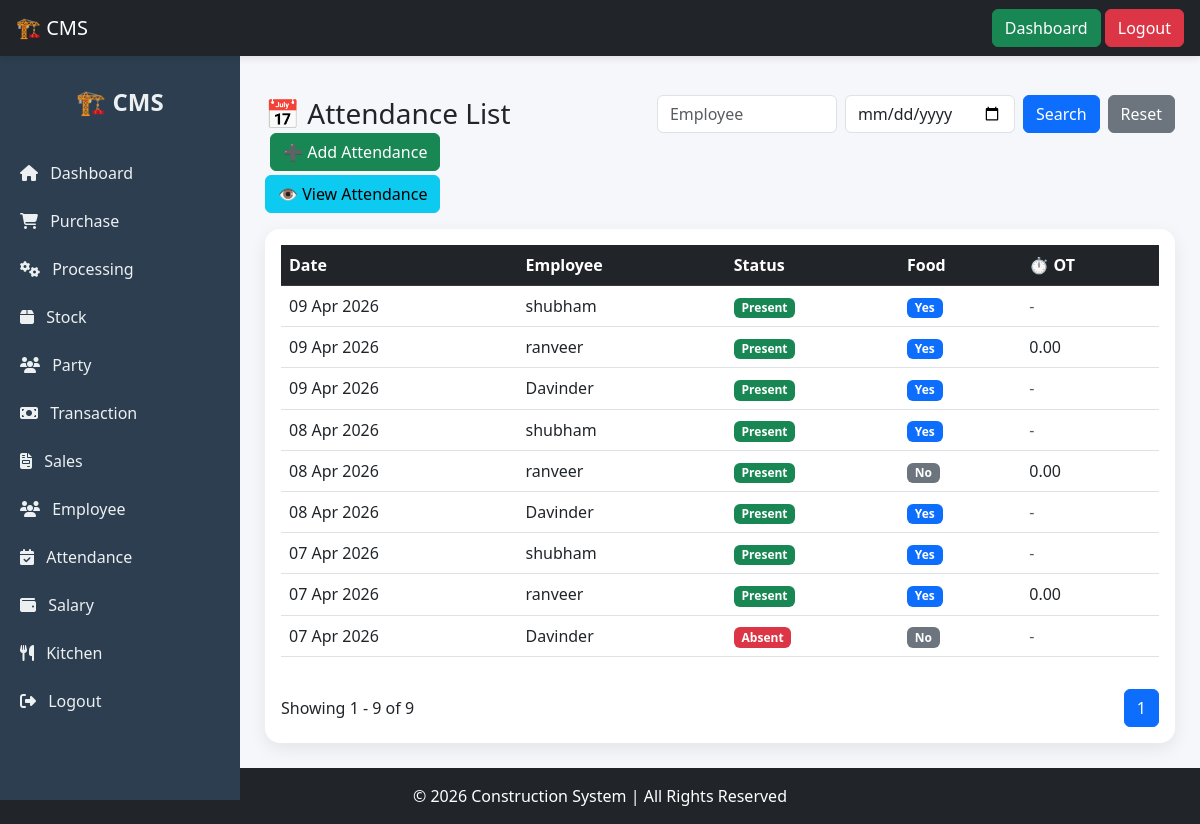
The page /attendance/?page=3&name=None&date=None (signed in) on the database as committed earlier.
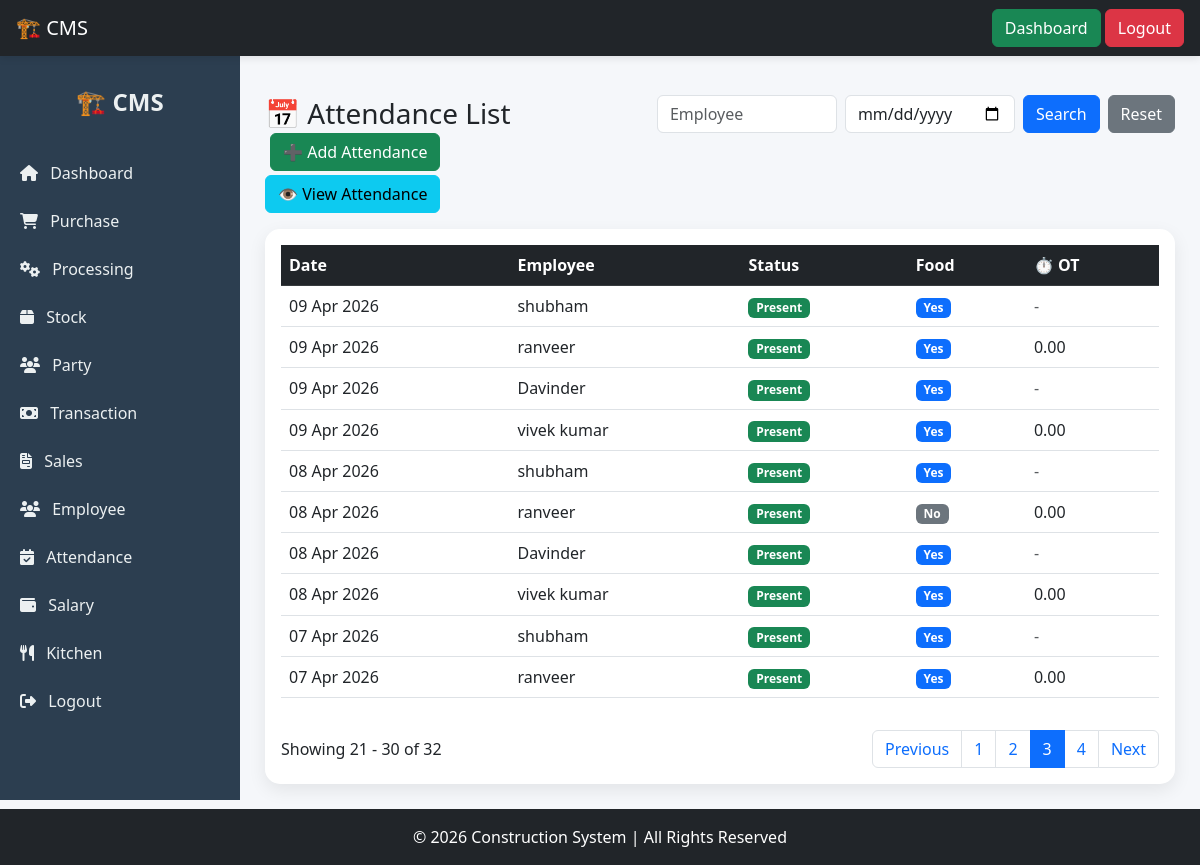
The same page on the database as committed later.
### mainapp/models.py (models this page shows, shortened)
class Attendance(models.Model):
    employee = models.ForeignKey(Employee, on_delete=models.CASCADE)
    date = models.DateField()
    status = models.CharField(
        max_length=20,
        choices=(
            ('present', 'Present'),
            ('absent', 'Absent'),
            ('leave', 'Leave'),          # unpaid leave
            ('paid_leave', 'Paid Leave'),# 🔥 add this
            ('half', 'Half Day'),
            ('weekly_off', 'Weekly Off'),
        ),
        default='present'
    )
    overtime_hours = models.DecimalField(max_digits=5, decimal_places=2, default=0)
    took_food = models.BooleanField(default=False)

class Employee(models.Model):
    EMPLOYEE_TYPE = (
        ('labour', 'Labour'),
        ('staff', 'Staff'),
        ('cook', 'Cook'),
    )
    SALARY_TYPE = (
        ('daily', 'Daily'),
        ('monthly', 'Monthly'),
    )
    name = models.CharField(max_length=255)
    phone = models.CharField(max_length=15, blank=True, null=True)
    employee_type = models.CharField(max_length=20, choices=EMPLOYEE_TYPE)
    salary_type = models.CharField(max_length=20, choices=SALARY_TYPE)
    daily_wage = models.DecimalField(max_digits=10, decimal_places=2, default=0)
    monthly_salary = models.DecimalField(max_digits=10, decimal_places=2, default=0)
    food_deduction = models.BooleanField(default=True)
    food_rate = models.DecimalField(max_digits=10, decimal_places=2, default=50)
    overtime_rate = models.DecimalField(max_digits=10, decimal_places=2, default=0)
    is_active = models.BooleanField(default=True)

### mainapp/views.py (the view)
# urls.py: path('attendance/', attendance_list, name='attendance_list'),
@login_required
def attendance_list(request):
    search_name = request.GET.get('name')
    search_date = request.GET.get('date')
    data = Attendance.objects.select_related('employee').order_by('-date')
    if search_name and search_name != "None":
        data = data.filter(employee__name__icontains=search_name)
    if search_date and search_date != "None":
        data = data.filter(date=search_date)
    paginator = Paginator(data, 10)
    page_number = request.GET.get('page')
    page_obj = paginator.get_page(page_number)
    return render(request, 'attendance/attendance_list.html', {
        'data': page_obj,
        'search_name': search_name if search_name != "None" else "",
        'search_date': search_date if search_date != "None" else "",
    })

### mainapp/templates/attendance/attendance_list.html (shortened to what this page needs)
{% extends "base2.html" %}
{% block content %}
<div class="d-flex justify-content-between align-items-center mb-3 flex-wrap">
    <h3 class="mb-0">📅 Attendance List</h3>
    <form method="GET" class="d-flex gap-2 align-items-center">
        <input type="text" name="name" value="{{ search_name|default:'' }}"
               class="form-control" placeholder="Employee"
               style="width: 180px;">
        <input type="date" name="date" value="{{ search_date }}"
               class="form-control"
               style="width: 170px;">
        <button class="btn btn-primary">Search</button>
        <a href="/attendance/" class="btn btn-secondary">Reset</a>
    </form>
    <div class="text-end">
        <a href="/attendance/add/" class="btn btn-success mb-1">
            ➕ Add Attendance
        </a>
        <br>
        <a href="/attendance/view/" class="btn btn-info">
            👁 View Attendance
        </a>
    </div>
</div>
<div class="card p-3">
    <div class="table-responsive">
        <table class="table table-hover">
            <thead class="table-dark">
                <tr>
                    <th>Date</th>
                    <th>Employee</th>
                    <th>Status</th>
                    <th>Food</th>
                    <th>⏱ OT</th>
                </tr>
            </thead>
            <tbody>
                {% for a in data %}
                <tr>
                    <td>{{ a.date|date:"d M Y" }}</td>
                    <td>{{ a.employee.name }}</td>
                    <td>
                        {% if a.status == 'present' %}
                            <span class="badge bg-success">Present</span>
                        {% elif a.status == 'absent' %}
                            <span class="badge bg-danger">Absent</span>
                        {% elif a.status == 'leave' %}
                            <span class="badge bg-warning text-dark">Leave</span>
                        {% elif a.status == 'paid_leave' %}
                            <span class="badge bg-info text-dark">Paid Leave</span>
                        {% elif a.status == 'half' %}
                            <span class="badge bg-secondary">Half Day</span>
                        {% else %}
                            <span class="badge bg-dark">Weekly Off</span>
                        {% endif %}
                    </td>
                    <td>
                        {% if a.took_food %}
                            <span class="badge bg-primary">Yes</span>
                        {% else %}
                            <span class="badge bg-secondary">No</span>
                        {% endif %}
                    </td>
                    <td>
                        {% if a.employee.employee_type == 'labour' %}
                            {{ a.overtime_hours }}
                        {% else %}
                            <span class="text-muted">-</span>
                        {% endif %}
                    </td>
                </tr>
                {% empty %}
                <tr>
                    <td colspan="4" class="text-center">No Attendance Found</td>
                </tr>
                {% endfor %}
            </tbody>
        </table>
    </div>
    <div class="d-flex justify-content-between align-items-center mt-3">
        <div>
            Showing {{ data.start_index }} - {{ data.end_index }} of {{ data.paginator.count }}
        </div>
        <ul class="pagination mb-0">
            {% if data.has_previous %}
            <li class="page-item">
                <a class="page-link" href="?page={{ data.previous_page_number }}&name={{ search_name }}&date={{ search_date }}">Previous</a>
            </li>
            {% endif %}
            {% for i in data.paginator.page_range %}
                {% if data.number == i %}
                    <li class="page-item active"><span class="page-link">{{ i }}</span></li>
                {% else %}
                    <li class="page-item">
                        <a class="page-link" href="?page={{ i }}&name={{ search_name }}&date={{ search_date }}">{{ i }}</a>
                    </li>
                {% endif %}
            {% endfor %}
            {% if data.has_next %}
            <li class="page-item">
                <a class="page-link" href="?page={{ data.next_page_number }}&name={{ search_name }}&date={{ search_date }}">Next</a>
            </li>
            {% endif %}
        </ul>
    </div>
</div>
{% endblock %}

### mainapp/templates/base2.html (shortened to what this page needs)
{% extends "base.html" %}
{% block body %}
<div class="sidebar">
    <a href="/"><h4>🏗️ CMS</h4></a>
    <a href="/dashboard"><i class="fas fa-home me-2"></i> Dashboard</a>
    <a href="/purchase_list/"><i class="fas fa-shopping-cart me-2"></i> Purchase</a>
    <a href="/processing/list/"><i class="fas fa-cogs me-2"></i> Processing</a>
    <a href="{% url 'stock' %}"><i class="fas fa-box me-2"></i> Stock</a>
    <a href="/party/list/"><i class="fas fa-users me-2"></i> Party</a>
    <a href="/transaction/list/"><i class="fas fa-money-bill me-2"></i> Transaction</a>
    <a href="/sales/list/"><i class="fas fa-file-invoice me-2"></i> Sales</a>
    <a href="/employee/list/"><i class="fas fa-users me-2"></i> Employee</a>
    <a href="/attendance/"><i class="fas fa-calendar-check me-2"></i> Attendance</a>
    <a href="{% url 'salary_list' %}"><i class="fas fa-wallet me-2"></i> Salary</a>
    <a href="{% url 'kitchen_expense' %}"><i class="fas fa-utensils me-2"></i> Kitchen</a>
    <a href="{% url 'logout' %}"><i class="fas fa-sign-out-alt me-2"></i> Logout</a>
</div>
<div class="main-content">
    {% block content %}
    {% endblock %}
</div>
{% endblock %}

### mainapp/templates/base.html (shortened to what this page needs)
<!DOCTYPE html>
<html lang="en">
<head>
    <link href="https://cdn.jsdelivr.net/npm/bootstrap@5.3.0/dist/css/bootstrap.min.css" rel="stylesheet">
    <link rel="stylesheet" href="https://cdnjs.cloudflare.com/ajax/libs/font-awesome/6.5.0/css/all.min.css">
</head>
<body>
<nav class="navbar navbar-dark bg-dark px-3 fixed-top">
    <a class="navbar-brand" href="/">🏗️ CMS</a>
    <div>
        {% if user.is_authenticated %}
            <a href="/dashboard/" class="btn btn-success">Dashboard</a>
            <a href="{% url 'logout' %}" class="btn btn-danger">Logout</a>
        {% else %}
            <a href="/signup/" class="btn btn-light">Signup</a>
            <a href="/signup/login/" class="btn btn-light">Login</a>
        {% endif %}
    </div>
</nav>
{% block body %}
{% endblock %}
<footer class="text-white text-center p-3">
    © 2026 Construction System | All Rights Reserved
</footer>
</body>
</html>

### mainapp/templates/base.html (style rules this page uses)
html, body { height: 100%; }
body { display: flex; flex-direction: column; }
.navbar { box-shadow: 0 2px 8px rgba(0,0,0,0.1); }
.main-content { flex: 1; padding-top: 20px; }
.card { border-radius: 12px; box-shadow: 0 4px 10px rgba(0,0,0,0.1); transition: 0.3s; }
footer { background: #212529; }

### mainapp/templates/base2.html (style rules this page uses)
body { background: #f5f7fa; }
.sidebar { position: fixed; top: 56px; left: 0; height: calc(100vh - 56px); width: 240px; background: #2c3e50; color: #fff; padding-top: 20px; overflow-y: auto; }
.sidebar h4 { font-weight: bold; text-align: center; margin-bottom: 20px; }
.sidebar a { display: block; color: #ecf0f1; padding: 12px 20px; text-decoration: none; transition: 0.3s; }
.main-content { margin-left: 240px; margin-top: 70px; padding: 25px; }
.card { border-radius: 15px; border: none; box-shadow: 0 6px 18px rgba(0,0,0,0.08); transition: 0.3s; }

Rows that differ between the two databases and show on the page:
no longer on this page (row unchanged): Attendance: date "07 Apr 2026", employee.name "Davinder", status "Absent", took_food "No"
added Attendance: date "09 Apr 2026", employee.name "vivek kumar", status "Present", took_food "Yes", overtime_hours "0.00"
added Attendance: date "08 Apr 2026", employee.name "vivek kumar", status "Present", took_food "Yes", overtime_hours "0.00"
Other text that changed with them:
{{ data.start_index }}: "1" → "21"
{{ data.end_index }}: "9" → "30"
{{ data.paginator.count }}: "9" → "32"
text now shown: "Previous Next"
list line gone: "1"
new list line: "1"
new list line: "2"
new list line: "3"
new list line: "4"
